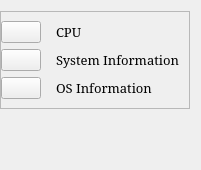
                      <widget class="QWidget" name="rasp_info_btn">
                       <property name="geometry">
                        <rect>
                         <x>0</x>
                         <y>0</y>
                         <width>191</width>
                         <height>170</height>
                        </rect>
                       </property>
                       <attribute name="icon">
                        <iconset resource="../static/res.qrc">
                         <normaloff>:/newPrefix/icons/icons/feather/hard-drive.svg</normaloff>:/newPrefix/icons/icons/feather/hard-drive.svg</iconset>
                       </attribute>
                       <attribute name="label">
                        <string>Rasp Information</string>
                       </attribute>
                       <layout class="QHBoxLayout" name="horizontalLayout_12">
                        <property name="leftMargin">
                         <number>0</number>
                        </property>
                        <item alignment="Qt::AlignLeft|Qt::AlignTop">
                         <widget class="QFrame" name="frame_5">
                          <property name="frameShape">
                           <enum>QFrame::StyledPanel</enum>
                          </property>
                          <property name="frameShadow">
                           <enum>QFrame::Raised</enum>
                          </property>
                          <layout class="QGridLayout" name="gridLayout_4">
                           <property name="leftMargin">
                            <number>0</number>
                           </property>
                           <property name="horizontalSpacing">
                            <number>15</number>
                           </property>
                           <item row="2" column="0">
                            <widget class="QPushButton" name="pushButton_4">
                             <property name="text">
                              <string/>
                             </property>
                             <property name="icon">
                              <iconset resource="../static/res.qrc">
                               <normaloff>:/newPrefix/icons/icons/feather/inbox.svg</normaloff>:/newPrefix/icons/icons/feather/inbox.svg</iconset>
                             </property>
                             <property name="iconSize">
                              <size>
                               <width>32</width>
                               <height>32</height>
                              </size>
                             </property>
                            </widget>
                           </item>
                           <item row="0" column="0">
                            <widget class="QPushButton" name="pushButton_2">
                             <property name="text">
                              <string/>
                             </property>
                             <property name="icon">
                              <iconset resource="../static/res.qrc">
                               <normaloff>:/newPrefix/icons/icons/feather/cpu.svg</normaloff>:/newPrefix/icons/icons/feather/cpu.svg</iconset>
                             </property>
                             <property name="iconSize">
                              <size>
                               <width>32</width>
                               <height>32</height>
                              </size>
                             </property>
                            </widget>
                           </item>
                           <item row="1" column="0">
                            <widget class="QPushButton" name="pushButton_3">
                             <property name="text">
                              <string/>
                             </property>
                             <property name="icon">
                              <iconset resource="../static/res.qrc">
                               <normaloff>:/newPrefix/icons/icons/feather/monitor.svg</normaloff>:/newPrefix/icons/icons/feather/monitor.svg</iconset>
                             </property>
                             <property name="iconSize">
                              <size>
                               <width>32</width>
                               <height>32</height>
                              </size>
                             </property>
                            </widget>
                           </item>
                           <item row="0" column="1">
                            <widget class="QLabel" name="label_7">
                             <property name="font">
                              <font>
                               <family>Constantia</family>
                               <pointsize>10</pointsize>
                              </font>
                             </property>
                             <property name="text">
                              <string>CPU</string>
                             </property>
                            </widget>
                           </item>
                           <item row="1" column="1">
                            <widget class="QLabel" name="label_8">
                             <property name="font">
                              <font>
                               <family>Constantia</family>
                               <pointsize>10</pointsize>
                              </font>
                             </property>
                             <property name="text">
                              <string>System Information</string>
                             </property>
                            </widget>
                           </item>
                           <item row="2" column="1">
                            <widget class="QLabel" name="label_9">
                             <property name="font">
                              <font>
                               <family>Constantia</family>
                               <pointsize>10</pointsize>
                              </font>
                             </property>
                             <property name="text">
                              <string>OS Information</string>
                             </property>
                            </widget>
                           </item>
                          </layout>
                         </widget>
                        </item>
                       </layout>
                      </widget>
